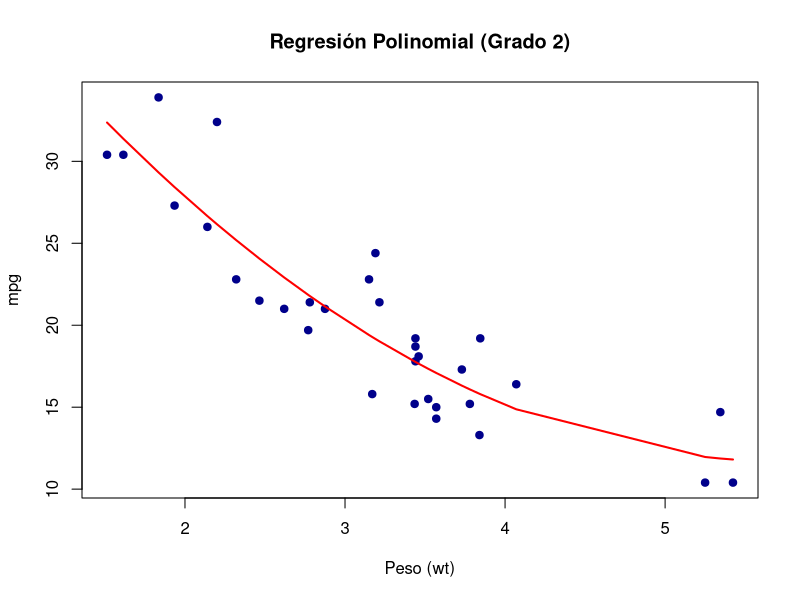

Write R code to recreate this figure.
# Ejercicio 1: Regresión Lineal Simple --------------------------------------------------
modelo1 <- lm(mpg ~ wt, data = mtcars)
cat("EJERCICIO 1 - Regresión Simple (mpg ~ wt):\n")
print(summary(modelo1))

cat("\nExplicación Ejercicio 1:
- Coeficientes: La ecuación del modelo es mpg =", coef(modelo1)[1], "+", coef(modelo1)[2], "*wt
- Interpretación: Por cada 1000 lbs de aumento en peso, el mpg disminuye aproximadamente", abs(round(coef(modelo1)[2],1)), "unidades.
- R²:", round(summary(modelo1)$r.squared, 2), "indica que el peso explica el", round(summary(modelo1)$r.squared*100, 1), "% de la variabilidad en mpg.
- p-valor: <2e-16 (significativo) confirma una relación fuerte entre peso y mpg.\n\n")

# Ejercicio 2: Modelo Polinomial (Grado 2) ----------------------------------------------
modelo2 <- lm(mpg ~ wt + I(wt^2), data = mtcars)
mtcars_ordenado <- mtcars[order(mtcars$wt), ]

cat("EJERCICIO 2 - Resumen Modelo Polinomial:\n")
print(summary(modelo2))

plot(mtcars$wt, mtcars$mpg, 
     main = "Regresión Polinomial (Grado 2)",
     xlab = "Peso (wt)", ylab = "mpg",
     pch = 19, col = "darkblue")
lines(mtcars_ordenado$wt, predict(modelo2, mtcars_ordenado), 
      col = "red", lwd = 2)

cat("\nExplicación Ejercicio 2:
- El modelo incluye wt y wt². Ambos términos son significativos (p < 0.05).
- La forma parabólica en la gráfica sugiere que la relación peso-mpg no es estrictamente lineal.
- El R² ajustado aumenta a", round(summary(modelo2)$adj.r.squared, 2), "indicando mejor ajuste que el modelo lineal simple.\n\n")



